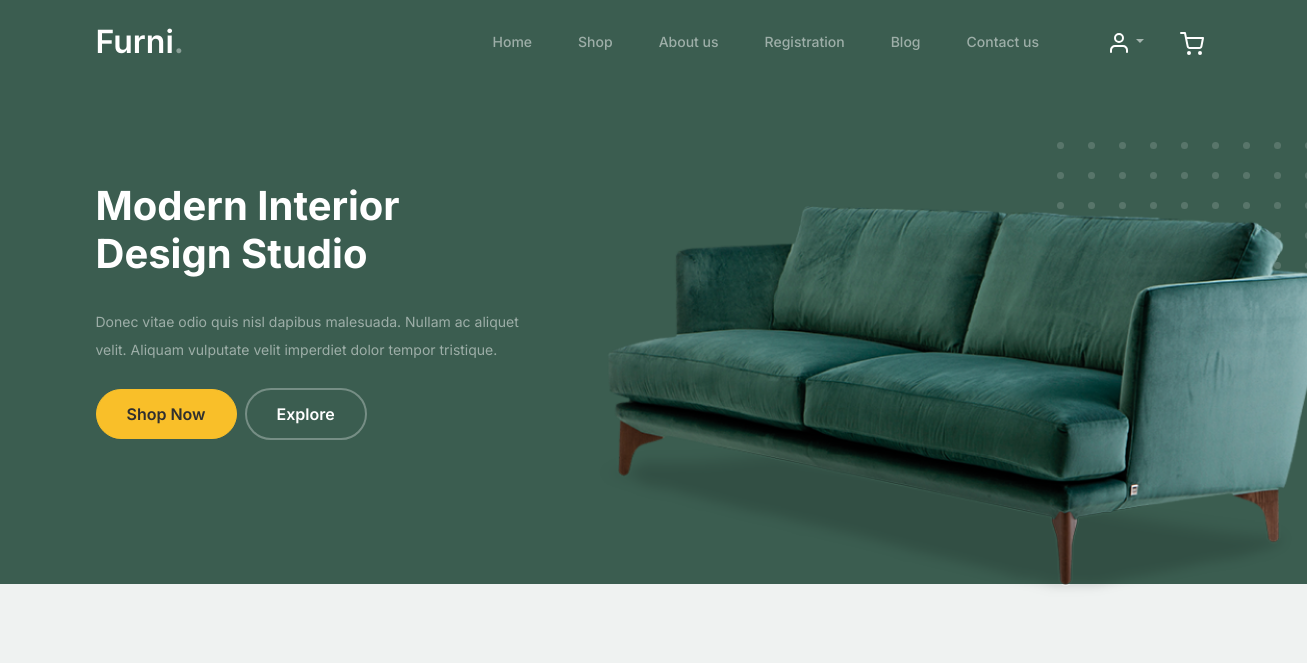
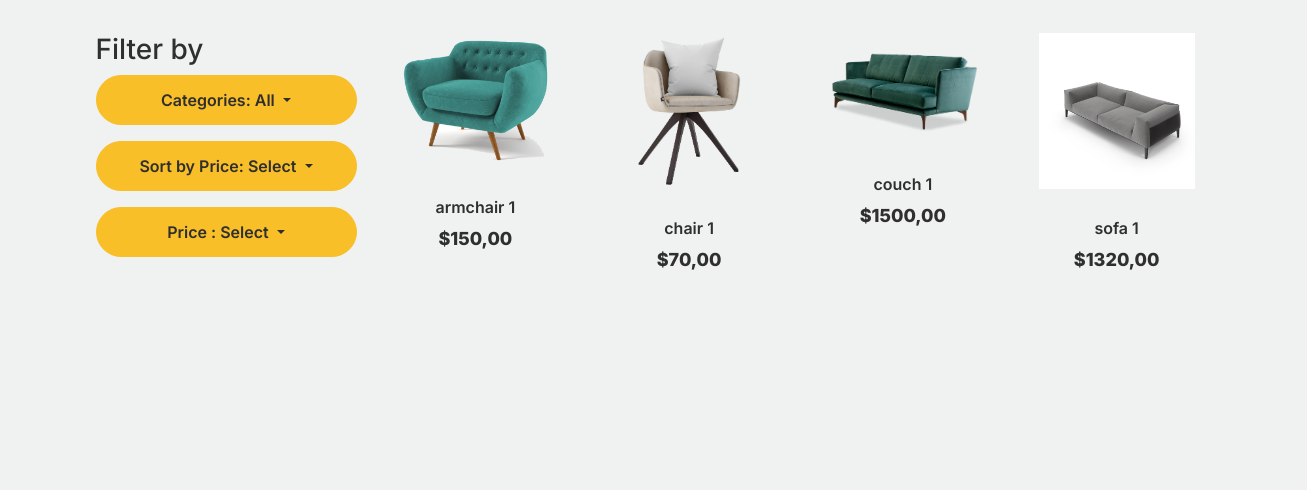
The page /shop/ (upper part) on the database as committed earlier (2 pictures, top to bottom).
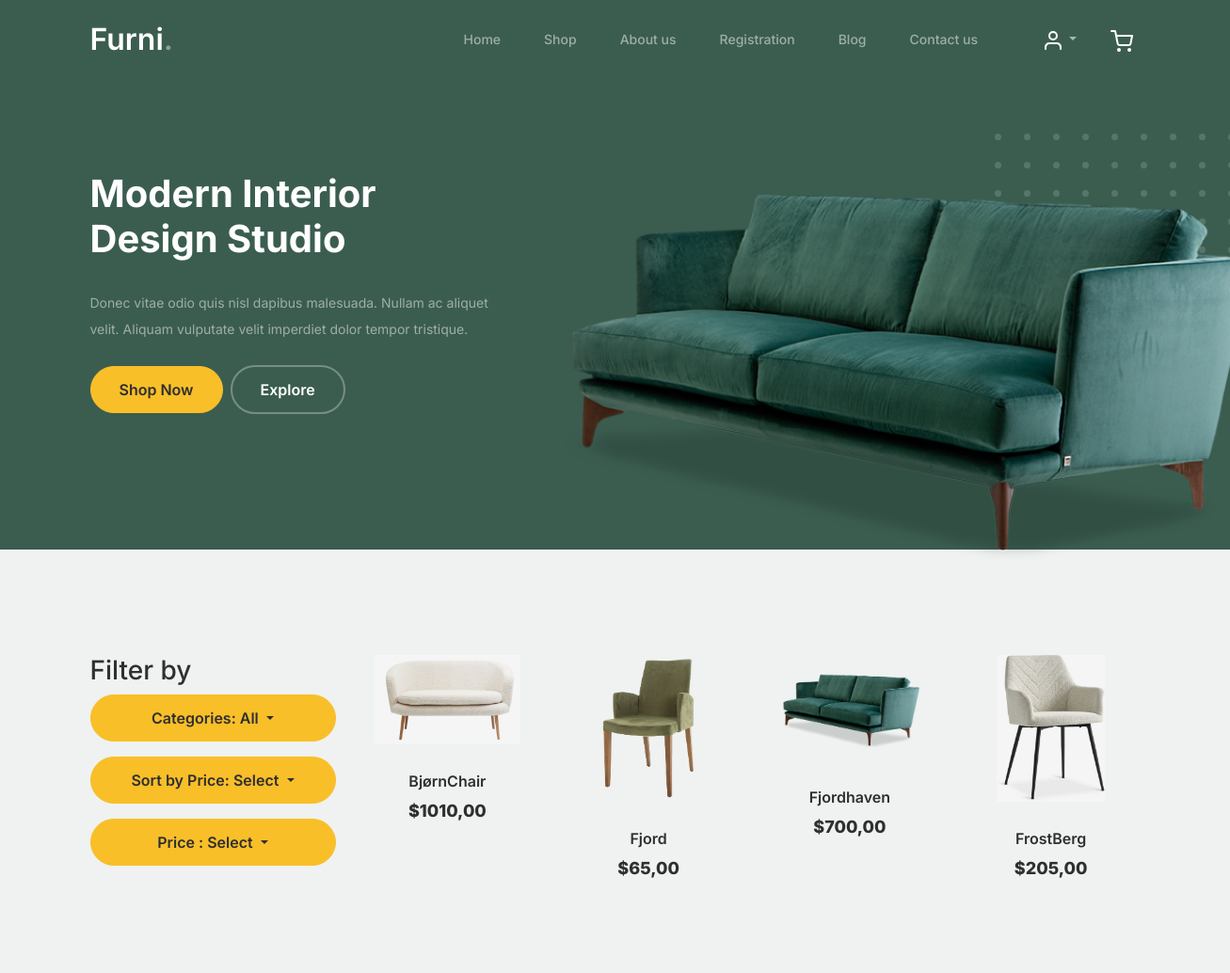
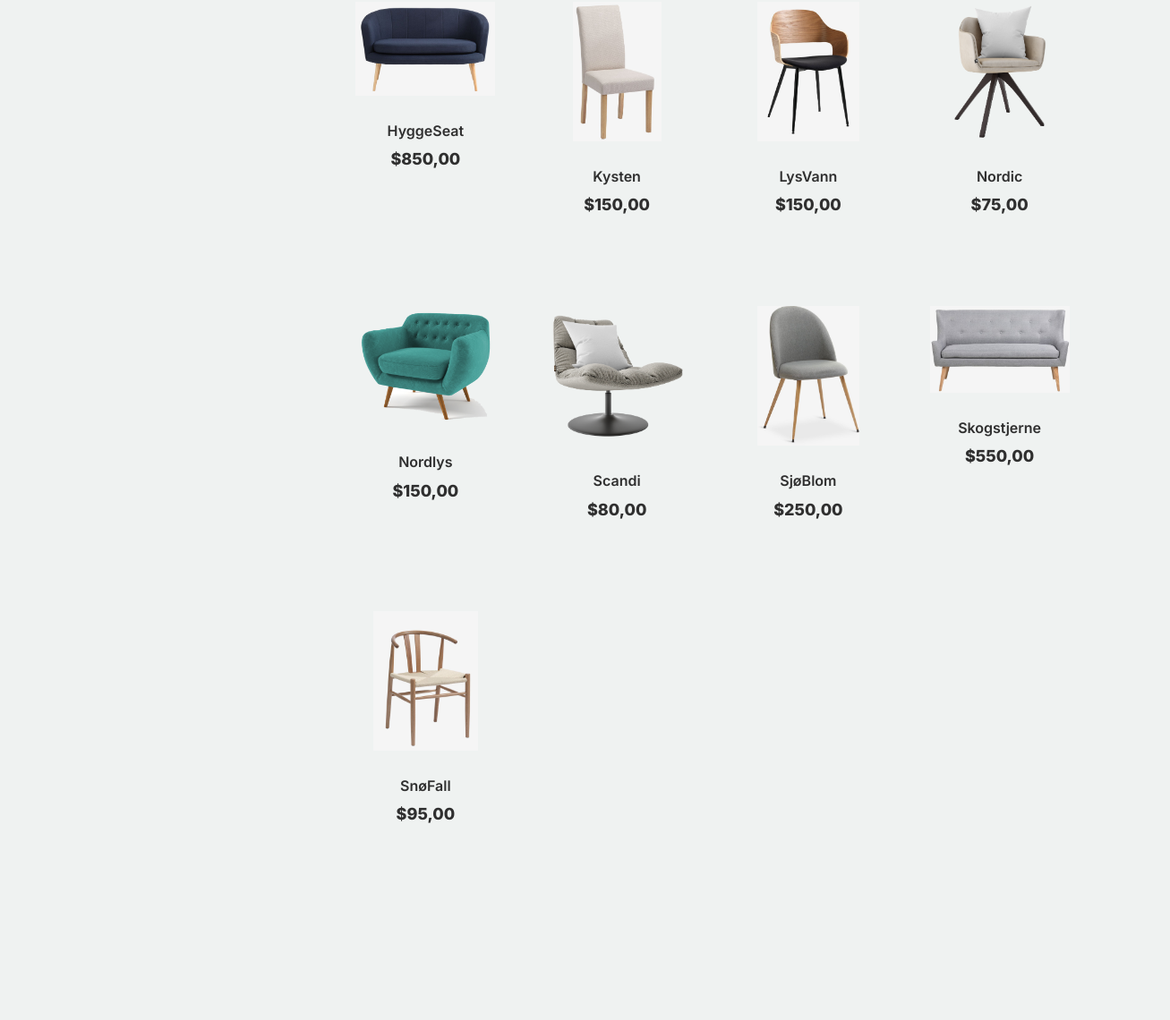
The same page on the database as committed later (2 pictures, top to bottom).
### shop/models.py (models this page shows, shortened)
class Product(models.Model):
    category = models.ForeignKey(Category, related_name='products', on_delete=models.CASCADE)
    name = models.CharField(max_length=200, db_index=True)
    slug = models.SlugField(max_length=200, db_index=True)
    image = models.ImageField(upload_to='products/%Y/%m/%d', blank=True)
    description = models.TextField(blank=True)
    price = models.DecimalField(max_digits=10, decimal_places=2)
    stock = models.PositiveIntegerField()
    available = models.BooleanField(default=True)
    created = models.DateTimeField(auto_now_add=True)
    updated = models.DateTimeField(auto_now=True)
    class Meta:
        ordering = ('name',)
        index_together = (('id', 'slug'),)
    def get_absolute_url(self):
        return reverse('shop:product_detail',
                       args=[self.id, self.slug])

### shop/views.py (the view)
# urls.py: path('shop/', views.product_list, name='product_list'),
def product_list(request):
    products = Product.objects.all()
    category_slug = request.GET.get('category')
    if category_slug:
        products = products.filter(category__slug=category_slug)
    price_sort = request.GET.get('price_sort')
    if price_sort == 'asc':
        products = products.order_by('price')
    elif price_sort == 'desc':
        products = products.order_by('-price')
    price_range = request.GET.get('price_range')
    if price_range == 'under-500':
        products = products.filter(price__lt=500)
    elif price_range == '500-1000':
        products = products.filter(price__gte=500, price__lte=1000)
    elif price_range == 'over-1000':
        products = products.filter(price__gt=1000)
    context = {
        'products': products,
        'categories': Category.objects.all(),
        'category': Category.objects.filter(slug=category_slug).first() if category_slug else None,
        'price_sort': price_sort,
        'price_range': price_range,
    }
    return render(request, 'shop/shop_list.html', context)

### shop/context_processors.py (called while the page is built)
def subscription_form(request):
    return {'subscription_form': SubscriptionForm()}

### shopping_cart/cart.py (called while the page is built)
    def __len__(self):
        return sum(item['quantity'] for item in self.cart.values())

    def get_total_quantity(self):
        return self.__len__()

### shopping_cart/context_processors.py (called while the page is built)
def cart(request):
    return {'cart': Cart(request)}

### templates/shop/shop_list.html (shortened to what this page needs)
{% extends 'shop/base.html' %}
{% load static %}
{% block content %}
<div class="untree_co-section product-section before-footer-section">
    <div class="container">
        <div class="row">
            <div class="col-12 col-md-4 col-lg-3 mb-5">
                <h3 class="section-title">Filter by</h3>
                <div class="dropdown mb-3">
                    <button class="btn btn-secondary dropdown-toggle w-100" type="button" id="categoriesDropdown" data-bs-toggle="dropdown" aria-expanded="false">
                        Categories: {% if category %}{{ category.name }}{% else %}All{% endif %}
                    </button>
                </div>
                <div class="dropdown mb-3">
                    <button class="btn btn-secondary dropdown-toggle w-100" type="button" id="priceSortDropdown" data-bs-toggle="dropdown" aria-expanded="false">
                        Sort by Price: {% if request.GET.price_sort == 'asc' %}Lowest price{% elif request.GET.price_sort == 'desc' %}Highest price{% else %}Select{% endif %}
                    </button>
                </div>
                <div class="dropdown">
                    <button class="btn btn-secondary dropdown-toggle w-100" type="button" id="priceRangeDropdown" data-bs-toggle="dropdown" aria-expanded="false">
                        Price : {% if request.GET.price_range == 'under-500' %}Under $500{% elif request.GET.price_range == '500-1000' %}$500 - $1000{% elif request.GET.price_range == 'over-1000' %}Over $1000{% else %}Select{% endif %}
                    </button>
                </div>
            </div>
            <div class="col-12 col-md-8 col-lg-9 mb-5">
                <div class="row">
                    {% for product in products %}
                        <div class="col-12 col-md-4 col-lg-3 mb-5">
                            <a class="product-item" href="{{ product.get_absolute_url }}">
                                <img src="{% if product.image %}{{ product.image.url }}{% else %}{% static 'img/no_image.png' %}{% endif %}" class="img-fluid product-thumbnail">
                                <h3 class="product-title">{{ product.name }}</h3>
                                <strong class="product-price">${{ product.price }}</strong>
                            </a>
                        </div>
                    {% endfor %}
                </div>
            </div>
        </div>
    </div>
</div>
{% endblock %}

Rows that differ between the two databases and show on the page:
removed Product: image (picture), name "armchair 1", price "150,00"
removed Product: image (picture), name "chair 1", price "70,00"
removed Product: image (picture), name "couch 1", price "1500,00"
removed Product: image (picture), name "sofa 1", price "1320,00"
added Product: image (picture), name "BjørnChair", price "1010,00"
added Product: image (picture), name "Fjord", price "65,00"
added Product: image (picture), name "Fjordhaven", price "700,00"
added Product: image (picture), name "FrostBerg", price "205,00"
added Product: image (picture), name "HyggeSeat", price "850,00"
added Product: image (picture), name "Kysten", price "150,00"
added Product: image (picture), name "LysVann", price "150,00"
added Product: image (picture), name "Nordic", price "75,00"
added Product: image (picture), name "Nordlys", price "150,00"
added Product: image (picture), name "Scandi", price "80,00"
added Product: image (picture), name "SjøBlom", price "250,00"
added Product: image (picture), name "Skogstjerne", price "550,00"
added Product: image (picture), name "SnøFall", price "95,00"
